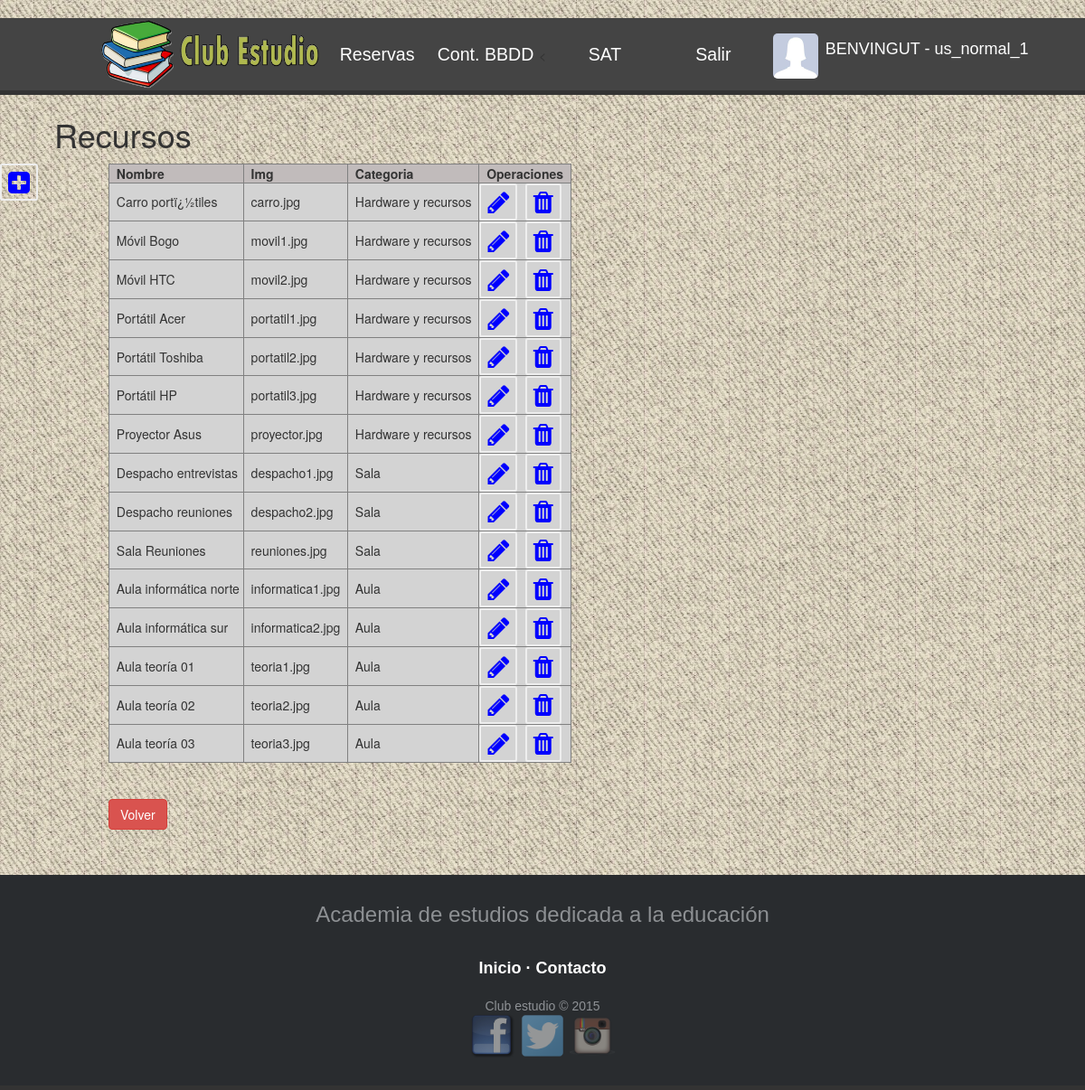
Page /AdministrarRecur.php (signed in) on the committed database.
### tables this page shows
CREATE TABLE IF NOT EXISTS `recurso` (
  `id_recurso` int(11) NOT NULL,
  `nombre` varchar(30) NOT NULL,
  `descr` longtext NOT NULL,
  `img` varchar(30) NOT NULL,
  `estado` varchar(1) NOT NULL,
  `categoria` varchar(1) NOT NULL
);

### AdministrarRecur.php (the view, shortened to what this page needs)
<?php
	include_once 'header_admin.php';
?>
<?php
	$con = mysqli_connect('localhost', 'root', '', 'club_estudio');
	$sql = "SELECT * FROM recurso ORDER BY categoria DESC";
	$datos = mysqli_query($con, $sql);
?>
<div style= " margin-left: 5%; margin-top: 2% ">
	<h1>Recursos</h1>
</div>
<div>
	<a style='color: blue' href="insertRecur.php"><i class='fa fa-plus-square fa-2x fa-pull-left fa-border'></i></a>
<div>
<div style= "margin-left: 10%; margin-top: 1% ">
	<table border style= "background-color:lightgrey">
		<tr style= "background-color:#c1bbbb">
			<th>&nbsp Nombre &nbsp</th>
			<th>&nbsp Img &nbsp</th>
			<th>&nbsp Categoria &nbsp</th>
			<th>&nbsp Operaciones &nbsp</th>
		</tr>
		<?php
			while ($prod = mysqli_fetch_array($datos)){
				echo "<td>";
				echo "&nbsp $prod[nombre]&nbsp";
				echo "</td><td>";
					echo " &nbsp $prod[img] &nbsp</td><td>";
				if($prod['categoria']==1){
					echo "&nbsp Aula &nbsp</td><td>";
				} else if($prod['categoria']==2){
					echo "&nbsp Sala &nbsp</td><td>";
				} else if($prod['categoria']==3){
					echo "&nbsp Hardware y recursos &nbsp</td><td>";
				}else if($prod['categoria']==4){
					echo "&nbsp Otros &nbsp</td><td>";
				}else{
					echo "&nbsp Sin información &nbsp</td><td>";
				}
					echo "<a style='color: blue' href='modificarRecur.php?id=$prod[id_recurso]'><i class='fa fa-pencil fa-2x fa-pull-left fa-border' title='modificar'></i></a>";
					echo "<a style='color: blue' href='eliminarRecur.php?id=$prod[id_recurso]'><i class='fa fa-trash fa-2x fa-pull-left fa-border' title='borrar'></i></a>";
				echo "</td></tr>";
			}
		?>
	</table>
</div>
<br><br>
<div class="btn btn-danger" style = "margin-left: 10%">
				<a font color= "black" href="contBBDD.php">Volver</a>
		</div>
<?php
	include_once 'footer.php';
?>

### css/style.css (style rules this page uses)
body { padding-top: 20px; }
body { background-image:url("../img/background.jpg"); color: #333; font-family: "Helvetica Neue",Helvetica,Arial,sans-serif; font-size: 14px; line-height: 1.42857; }
a { color: #fff; text-decoration: none; }

### rows in the picture
recurso: nombre "Carro portï¿½tiles", img "carro.jpg", categoria "Hardware y recursos"
recurso: nombre "Móvil Bogo", img "movil1.jpg", categoria "Hardware y recursos"
recurso: nombre "Móvil HTC", img "movil2.jpg", categoria "Hardware y recursos"
recurso: nombre "Portátil Acer", img "portatil1.jpg", categoria "Hardware y recursos"
recurso: nombre "Portátil Toshiba", img "portatil2.jpg", categoria "Hardware y recursos"
recurso: nombre "Portátil HP", img "portatil3.jpg", categoria "Hardware y recursos"
recurso: nombre "Proyector Asus", img "proyector.jpg", categoria "Hardware y recursos"
recurso: nombre "Despacho entrevistas", img "despacho1.jpg", categoria "Sala"
recurso: nombre "Despacho reuniones", img "despacho2.jpg", categoria "Sala"
recurso: nombre "Sala Reuniones", img "reuniones.jpg", categoria "Sala"
recurso: nombre "Aula informática norte", img "informatica1.jpg", categoria "Aula"
recurso: nombre "Aula informática sur", img "informatica2.jpg", categoria "Aula"
recurso: nombre "Aula teoría 01", img "teoria1.jpg", categoria "Aula"
recurso: nombre "Aula teoría 02", img "teoria2.jpg", categoria "Aula"
recurso: nombre "Aula teoría 03", img "teoria3.jpg", categoria "Aula"

### other values in the picture
$nomUsuari "us_normal_1"
